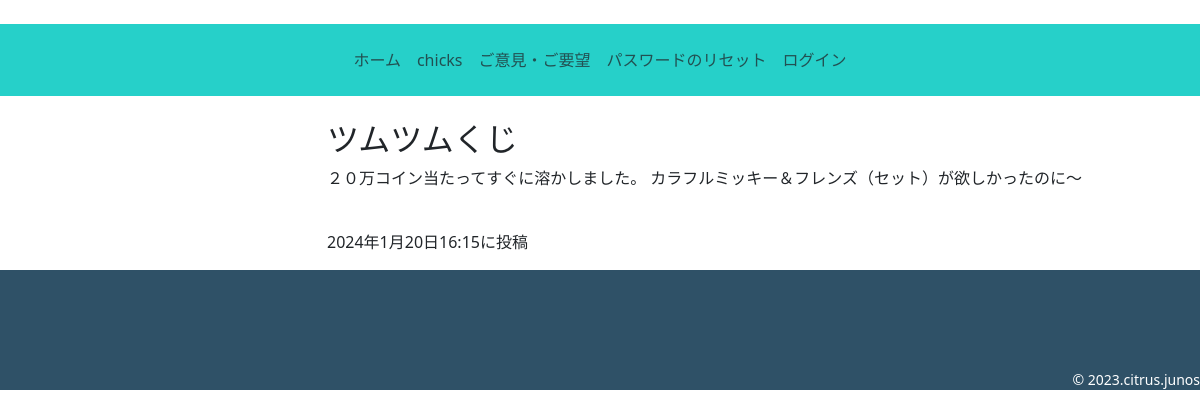
Page /chicks/chicks-detail/4 on the committed database.
### chicks/models.py (models this page shows, shortened)
class ChickPost(models.Model):
    user = models.ForeignKey(
        CustomUser,
        verbose_name='ユーザー',
        on_delete=models.CASCADE
    )
    category = models.ForeignKey(
        Category,
        verbose_name='カテゴリ',
        on_delete=models.PROTECT
    )
    title = models.CharField(
        verbose_name='タイトル',
        max_length=50,
    )
    comment = models.TextField(
        verbose_name='コメント',
    )
    image = models.ImageField(
        verbose_name='画像',
        upload_to='images',
        blank=True,
        null=True
    )
    posted_at = models.DateTimeField(
        verbose_name='投稿日時',
        auto_now_add=True,
    )

### chicks/views.py (the view)
# urls.py: path('chicks-detail/<int:pk>',views.DetailView.as_view(),name='chicks_detail'),
class DetailView(DetailView):
    template_name='detail.html'
    model=ChickPost

### chicks/templates/detail.html (shortened to what this page needs)
{% extends 'chicks_base.html' %}
    {% block contents %}
    <div class="container">
        <div class="row">
            <div class="col offset-3">
                <h2>{{object.title}}</h2>
                <p>{{object.comment}}</p>
                <br>
                <p>{{object.posted_at}}に投稿</p>
            </div>
        </div>
    </div>
    {% endblock %}

### rows in the picture
ChickPost: title "ツムツムくじ", comment "２０万コイン当たってすぐに溶かしました。 カラフルミッキー＆フレンズ（セット）が欲しかったのに～", posted_at "2024年1月20日16:15"
